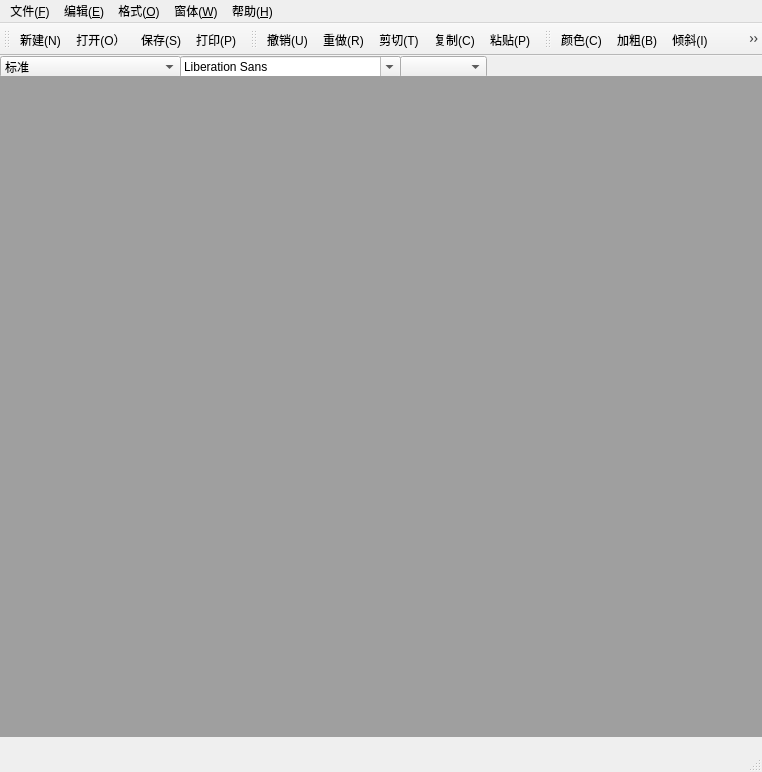
<?xml version="1.0" encoding="UTF-8"?>
<ui version="4.0">
 <class>MainWindow</class>
 <widget class="QMainWindow" name="MainWindow">
  <property name="geometry">
   <rect>
    <x>0</x>
    <y>0</y>
    <width>762</width>
    <height>772</height>
   </rect>
  </property>
  <property name="windowTitle">
   <string>WPS_ByWhale</string>
  </property>
  <widget class="QWidget" name="centralWidget">
   <widget class="QComboBox" name="comboBox">
    <property name="geometry">
     <rect>
      <x>0</x>
      <y>0</y>
      <width>181</width>
      <height>22</height>
     </rect>
    </property>
    <item>
     <property name="text">
      <string>标准</string>
     </property>
    </item>
    <item>
     <property name="text">
      <string>项目符号(●)</string>
     </property>
    </item>
    <item>
     <property name="text">
      <string>项目符号(○)</string>
     </property>
    </item>
    <item>
     <property name="text">
      <string>项目符号(■)</string>
     </property>
    </item>
    <item>
     <property name="text">
      <string>项目符号(1.2.3.)</string>
     </property>
    </item>
    <item>
     <property name="text">
      <string>项目符号(a.b.c.)</string>
     </property>
    </item>
    <item>
     <property name="text">
      <string>项目符号(A.B.C.)</string>
     </property>
    </item>
    <item>
     <property name="text">
      <string>项目符号(i.ii.iii.)</string>
     </property>
    </item>
    <item>
     <property name="text">
      <string>项目符号(I.II.III.)</string>
     </property>
    </item>
   </widget>
   <widget class="QFontComboBox" name="fontComboBox">
    <property name="geometry">
     <rect>
      <x>180</x>
      <y>0</y>
      <width>221</width>
      <height>22</height>
     </rect>
    </property>
   </widget>
   <widget class="QComboBox" name="sizeComboBox">
    <property name="geometry">
     <rect>
      <x>400</x>
      <y>0</y>
      <width>87</width>
      <height>22</height>
     </rect>
    </property>
   </widget>
   <widget class="QMdiArea" name="mdiArea">
    <property name="geometry">
     <rect>
      <x>0</x>
      <y>20</y>
      <width>960</width>
      <height>661</height>
     </rect>
    </property>
    <property name="toolTipDuration">
     <number>-5</number>
    </property>
    <property name="autoFillBackground">
     <bool>false</bool>
    </property>
   </widget>
  </widget>
  <widget class="QMenuBar" name="menuBar">
   <property name="geometry">
    <rect>
     <x>0</x>
     <y>0</y>
     <width>762</width>
     <height>21</height>
    </rect>
   </property>
   <widget class="QMenu" name="menu_F">
    <property name="title">
     <string>文件(&amp;F)</string>
    </property>
    <addaction name="newAction"/>
    <addaction name="openAction"/>
    <addaction name="saveAction"/>
    <addaction name="saveAsAction"/>
    <addaction name="printAction"/>
    <addaction name="printPreviewAction"/>
    <addaction name="exitAction"/>
   </widget>
   <widget class="QMenu" name="menu_E">
    <property name="title">
     <string>编辑(&amp;E)</string>
    </property>
    <addaction name="undoAction"/>
    <addaction name="redoAction"/>
    <addaction name="cutAction"/>
    <addaction name="copyAction"/>
    <addaction name="pasteAction"/>
   </widget>
   <widget class="QMenu" name="menu_O">
    <property name="title">
     <string>格式(&amp;O)</string>
    </property>
    <widget class="QMenu" name="menu_D">
     <property name="title">
      <string>字体(D)</string>
     </property>
     <addaction name="boldAction"/>
     <addaction name="italicAction"/>
     <addaction name="underlineAction"/>
    </widget>
    <widget class="QMenu" name="menu">
     <property name="title">
      <string>段落</string>
     </property>
     <addaction name="leftAlignAction"/>
     <addaction name="centerAction"/>
     <addaction name="rightAlignAction"/>
     <addaction name="justifyAction"/>
    </widget>
    <addaction name="menu_D"/>
    <addaction name="menu"/>
    <addaction name="colorAction"/>
   </widget>
   <widget class="QMenu" name="menu_W">
    <property name="title">
     <string>窗体(&amp;W)</string>
    </property>
    <addaction name="closeAction"/>
    <addaction name="closeAllAction"/>
    <addaction name="titleAction"/>
    <addaction name="cascadeAction"/>
    <addaction name="nextAction"/>
    <addaction name="previousAction"/>
   </widget>
   <widget class="QMenu" name="menu_H">
    <property name="title">
     <string>帮助(&amp;H)</string>
    </property>
    <addaction name="aboutAction"/>
   </widget>
   <addaction name="menu_F"/>
   <addaction name="menu_E"/>
   <addaction name="menu_O"/>
   <addaction name="menu_W"/>
   <addaction name="menu_H"/>
  </widget>
  <widget class="QToolBar" name="mainToolBar">
   <attribute name="toolBarArea">
    <enum>TopToolBarArea</enum>
   </attribute>
   <attribute name="toolBarBreak">
    <bool>false</bool>
   </attribute>
   <addaction name="newAction"/>
   <addaction name="openAction"/>
   <addaction name="saveAction"/>
   <addaction name="printAction"/>
  </widget>
  <widget class="QStatusBar" name="statusBar"/>
  <widget class="QToolBar" name="toolBar">
   <property name="windowTitle">
    <string>toolBar</string>
   </property>
   <attribute name="toolBarArea">
    <enum>TopToolBarArea</enum>
   </attribute>
   <attribute name="toolBarBreak">
    <bool>false</bool>
   </attribute>
   <addaction name="undoAction"/>
   <addaction name="redoAction"/>
   <addaction name="cutAction"/>
   <addaction name="copyAction"/>
   <addaction name="pasteAction"/>
  </widget>
  <widget class="QToolBar" name="toolBar_2">
   <property name="windowTitle">
    <string>toolBar_2</string>
   </property>
   <attribute name="toolBarArea">
    <enum>TopToolBarArea</enum>
   </attribute>
   <attribute name="toolBarBreak">
    <bool>false</bool>
   </attribute>
   <addaction name="colorAction"/>
   <addaction name="boldAction"/>
   <addaction name="italicAction"/>
   <addaction name="underlineAction"/>
   <addaction name="separator"/>
   <addaction name="leftAlignAction"/>
   <addaction name="centerAction"/>
   <addaction name="rightAlignAction"/>
   <addaction name="justifyAction"/>
  </widget>
  <action name="newAction">
   <property name="icon">
    <iconset resource="image.qrc">
     <normaloff>:/images/new.png</normaloff>:/images/new.png</iconset>
   </property>
   <property name="text">
    <string>新建(N)</string>
   </property>
   <property name="statusTip">
    <string>创建一个新文档</string>
   </property>
   <property name="shortcut">
    <string>Ctrl+N</string>
   </property>
  </action>
  <action name="openAction">
   <property name="icon">
    <iconset resource="image.qrc">
     <normaloff>:/images/fileopen.png</normaloff>:/images/fileopen.png</iconset>
   </property>
   <property name="text">
    <string>打开(O）</string>
   </property>
   <property name="statusTip">
    <string>打开一个已存在的文档</string>
   </property>
   <property name="shortcut">
    <string>Ctrl+O</string>
   </property>
  </action>
  <action name="saveAction">
   <property name="icon">
    <iconset resource="image.qrc">
     <normaloff>:/images/save.png</normaloff>:/images/save.png</iconset>
   </property>
   <property name="text">
    <string>保存(S)</string>
   </property>
   <property name="statusTip">
    <string>将当前的文档存盘</string>
   </property>
   <property name="shortcut">
    <string>Ctrl+S</string>
   </property>
  </action>
  <action name="saveAsAction">
   <property name="text">
    <string>另存为(A)...</string>
   </property>
   <property name="statusTip">
    <string>以一个新名字保存文档</string>
   </property>
  </action>
  <action name="printAction">
   <property name="icon">
    <iconset resource="image.qrc">
     <normaloff>:/images/print.png</normaloff>:/images/print.png</iconset>
   </property>
   <property name="text">
    <string>打印(P)...</string>
   </property>
   <property name="statusTip">
    <string>打印输出文档</string>
   </property>
   <property name="shortcut">
    <string>Ctrl+P</string>
   </property>
  </action>
  <action name="printPreviewAction">
   <property name="text">
    <string>打印预览...</string>
   </property>
   <property name="statusTip">
    <string>预览打印效果</string>
   </property>
  </action>
  <action name="exitAction">
   <property name="text">
    <string>退出</string>
   </property>
   <property name="statusTip">
    <string>退出应用程序</string>
   </property>
  </action>
  <action name="undoAction">
   <property name="icon">
    <iconset resource="image.qrc">
     <normaloff>:/images/undo.png</normaloff>:/images/undo.png</iconset>
   </property>
   <property name="text">
    <string>撤销(U)</string>
   </property>
   <property name="statusTip">
    <string>撤销当前的操作</string>
   </property>
   <property name="shortcut">
    <string>Ctrl+Z</string>
   </property>
  </action>
  <action name="redoAction">
   <property name="icon">
    <iconset resource="image.qrc">
     <normaloff>:/images/redo.png</normaloff>:/images/redo.png</iconset>
   </property>
   <property name="text">
    <string>重做(R)</string>
   </property>
   <property name="statusTip">
    <string>恢复之前的操作</string>
   </property>
   <property name="shortcut">
    <string>Ctrl+Y</string>
   </property>
  </action>
  <action name="cutAction">
   <property name="icon">
    <iconset resource="image.qrc">
     <normaloff>:/images/cut.png</normaloff>:/images/cut.png</iconset>
   </property>
   <property name="text">
    <string>剪切(T)</string>
   </property>
   <property name="statusTip">
    <string>从文档中裁剪所选的内容，并放入剪切板</string>
   </property>
   <property name="shortcut">
    <string>Ctrl+X</string>
   </property>
  </action>
  <action name="copyAction">
   <property name="icon">
    <iconset resource="image.qrc">
     <normaloff>:/images/copy.png</normaloff>:/images/copy.png</iconset>
   </property>
   <property name="text">
    <string>复制(C)</string>
   </property>
   <property name="statusTip">
    <string>复制所选的内容，并放入剪切板</string>
   </property>
   <property name="shortcut">
    <string>Ctrl+C</string>
   </property>
  </action>
  <action name="pasteAction">
   <property name="icon">
    <iconset resource="image.qrc">
     <normaloff>:/images/paste.png</normaloff>:/images/paste.png</iconset>
   </property>
   <property name="text">
    <string>粘贴(P)</string>
   </property>
   <property name="statusTip">
    <string>将剪切板的内容粘贴到文档</string>
   </property>
   <property name="shortcut">
    <string>Ctrl+V</string>
   </property>
  </action>
  <action name="colorAction">
   <property name="icon">
    <iconset resource="image.qrc">
     <normaloff>:/images/color.ico</normaloff>:/images/color.ico</iconset>
   </property>
   <property name="text">
    <string>颜色(C)...</string>
   </property>
   <property name="statusTip">
    <string>设置文字颜色</string>
   </property>
  </action>
  <action name="boldAction">
   <property name="checkable">
    <bool>true</bool>
   </property>
   <property name="icon">
    <iconset resource="image.qrc">
     <normaloff>:/images/bold.png</normaloff>:/images/bold.png</iconset>
   </property>
   <property name="text">
    <string>加粗(B)</string>
   </property>
   <property name="statusTip">
    <string>将所选文字加粗</string>
   </property>
   <property name="shortcut">
    <string>Ctrl+B</string>
   </property>
  </action>
  <action name="italicAction">
   <property name="checkable">
    <bool>true</bool>
   </property>
   <property name="icon">
    <iconset resource="image.qrc">
     <normaloff>:/images/italic.png</normaloff>:/images/italic.png</iconset>
   </property>
   <property name="text">
    <string>倾斜(I)</string>
   </property>
   <property name="statusTip">
    <string>将所选文字用斜体显示</string>
   </property>
   <property name="shortcut">
    <string>Ctrl+I</string>
   </property>
  </action>
  <action name="underlineAction">
   <property name="checkable">
    <bool>true</bool>
   </property>
   <property name="icon">
    <iconset resource="image.qrc">
     <normaloff>:/images/under.png</normaloff>:/images/under.png</iconset>
   </property>
   <property name="text">
    <string>下划线(U)</string>
   </property>
   <property name="statusTip">
    <string>将所选文字加下划线</string>
   </property>
   <property name="shortcut">
    <string>Ctrl+U</string>
   </property>
  </action>
  <action name="leftAlignAction">
   <property name="icon">
    <iconset resource="image.qrc">
     <normaloff>:/images/left.png</normaloff>:/images/left.png</iconset>
   </property>
   <property name="text">
    <string>左对齐(L)</string>
   </property>
   <property name="statusTip">
    <string>将文字左对齐</string>
   </property>
   <property name="shortcut">
    <string>Ctrl+L</string>
   </property>
  </action>
  <action name="centerAction">
   <property name="icon">
    <iconset resource="image.qrc">
     <normaloff>:/images/center.png</normaloff>:/images/center.png</iconset>
   </property>
   <property name="text">
    <string>居中(C)</string>
   </property>
   <property name="statusTip">
    <string>将所选文字居中</string>
   </property>
   <property name="shortcut">
    <string>Ctrl+E</string>
   </property>
  </action>
  <action name="rightAlignAction">
   <property name="icon">
    <iconset resource="image.qrc">
     <normaloff>:/images/right.png</normaloff>:/images/right.png</iconset>
   </property>
   <property name="text">
    <string>右对齐(R)</string>
   </property>
   <property name="statusTip">
    <string>将所选文字右对齐</string>
   </property>
   <property name="shortcut">
    <string>Ctrl+R</string>
   </property>
  </action>
  <action name="justifyAction">
   <property name="icon">
    <iconset resource="image.qrc">
     <normaloff>:/images/justify.png</normaloff>:/images/justify.png</iconset>
   </property>
   <property name="text">
    <string>两端对齐(J)</string>
   </property>
   <property name="statusTip">
    <string>将所选文字左右两端同时对齐，并根据需要调整间距</string>
   </property>
   <property name="shortcut">
    <string>Ctrl+J</string>
   </property>
  </action>
  <action name="closeAction">
   <property name="text">
    <string>关闭(O)</string>
   </property>
   <property name="statusTip">
    <string>关闭活动子窗口</string>
   </property>
  </action>
  <action name="closeAllAction">
   <property name="text">
    <string>关闭所有(A)</string>
   </property>
   <property name="statusTip">
    <string>关闭所有子窗口</string>
   </property>
  </action>
  <action name="titleAction">
   <property name="text">
    <string>平铺(T)</string>
   </property>
   <property name="statusTip">
    <string>平铺子窗口</string>
   </property>
  </action>
  <action name="cascadeAction">
   <property name="text">
    <string>层叠(C)</string>
   </property>
   <property name="statusTip">
    <string>层叠子窗口</string>
   </property>
  </action>
  <action name="nextAction">
   <property name="text">
    <string>下一个(X)</string>
   </property>
   <property name="statusTip">
    <string>移动焦点到下一个子窗口</string>
   </property>
   <property name="shortcut">
    <string>Ctrl+Tab</string>
   </property>
  </action>
  <action name="previousAction">
   <property name="text">
    <string>前一个(V)</string>
   </property>
   <property name="statusTip">
    <string>移动焦点到前一个子窗口</string>
   </property>
   <property name="shortcut">
    <string>Ctrl+Shift+Tab</string>
   </property>
  </action>
  <action name="aboutAction">
   <property name="text">
    <string>关于(A)</string>
   </property>
   <property name="statusTip">
    <string>关于我的WPS v1.0的内容</string>
   </property>
  </action>
 </widget>
 <layoutdefault spacing="6" margin="11"/>
 <resources>
  <include location="image.qrc"/>
 </resources>
 <connections/>
</ui>
